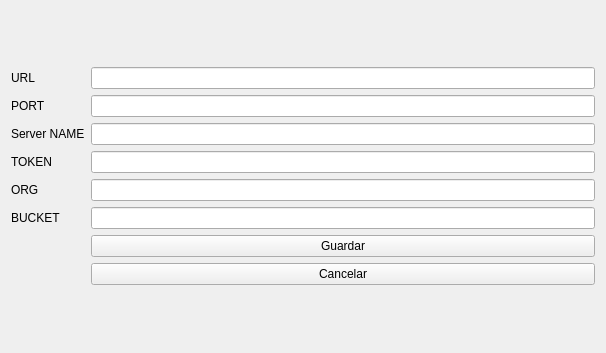
<?xml version="1.0" encoding="UTF-8"?>
<ui version="4.0">
 <class>DBConfigForm</class>
 <widget class="QWidget" name="DBConfigForm">
  <property name="geometry">
   <rect>
    <x>0</x>
    <y>0</y>
    <width>606</width>
    <height>353</height>
   </rect>
  </property>
  <property name="windowTitle">
   <string>DB Config</string>
  </property>
  <layout class="QGridLayout" name="gridLayout_2">
   <item row="0" column="0">
    <layout class="QGridLayout" name="gridLayout">
     <item row="1" column="1">
      <widget class="QLineEdit" name="port_lineEdit"/>
     </item>
     <item row="2" column="0">
      <widget class="QLabel" name="label_3">
       <property name="text">
        <string>Server NAME</string>
       </property>
      </widget>
     </item>
     <item row="3" column="0">
      <widget class="QLabel" name="label_4">
       <property name="text">
        <string>TOKEN</string>
       </property>
      </widget>
     </item>
     <item row="3" column="1">
      <widget class="QLineEdit" name="token_lineEdit"/>
     </item>
     <item row="4" column="0">
      <widget class="QLabel" name="label_5">
       <property name="text">
        <string>ORG</string>
       </property>
      </widget>
     </item>
     <item row="0" column="1">
      <widget class="QLineEdit" name="url_lineEdit"/>
     </item>
     <item row="1" column="0">
      <widget class="QLabel" name="label_2">
       <property name="text">
        <string>PORT</string>
       </property>
      </widget>
     </item>
     <item row="5" column="0">
      <widget class="QLabel" name="label_6">
       <property name="text">
        <string>BUCKET</string>
       </property>
      </widget>
     </item>
     <item row="2" column="1">
      <widget class="QLineEdit" name="name_lineEdit"/>
     </item>
     <item row="5" column="1">
      <widget class="QLineEdit" name="bucket_lineEdit"/>
     </item>
     <item row="0" column="0">
      <widget class="QLabel" name="label">
       <property name="text">
        <string>URL</string>
       </property>
      </widget>
     </item>
     <item row="4" column="1">
      <widget class="QLineEdit" name="org_lineEdit"/>
     </item>
     <item row="6" column="1">
      <widget class="QPushButton" name="save_pushButton">
       <property name="text">
        <string>Guardar</string>
       </property>
      </widget>
     </item>
     <item row="7" column="1">
      <widget class="QPushButton" name="cancel_pushButton">
       <property name="text">
        <string>Cancelar</string>
       </property>
      </widget>
     </item>
    </layout>
   </item>
  </layout>
 </widget>
 <resources/>
 <connections/>
</ui>
